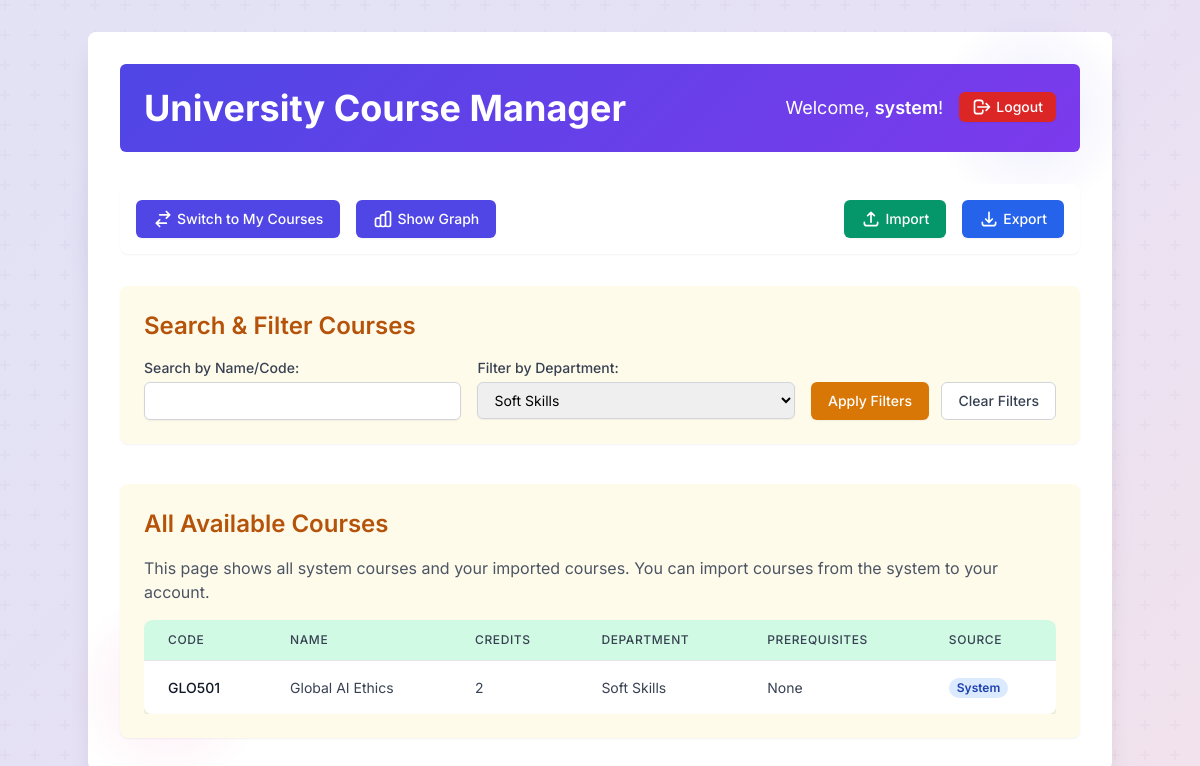
Page /app/all_courses.php?filter_department=Soft Skills (signed in) on the earlier database version.
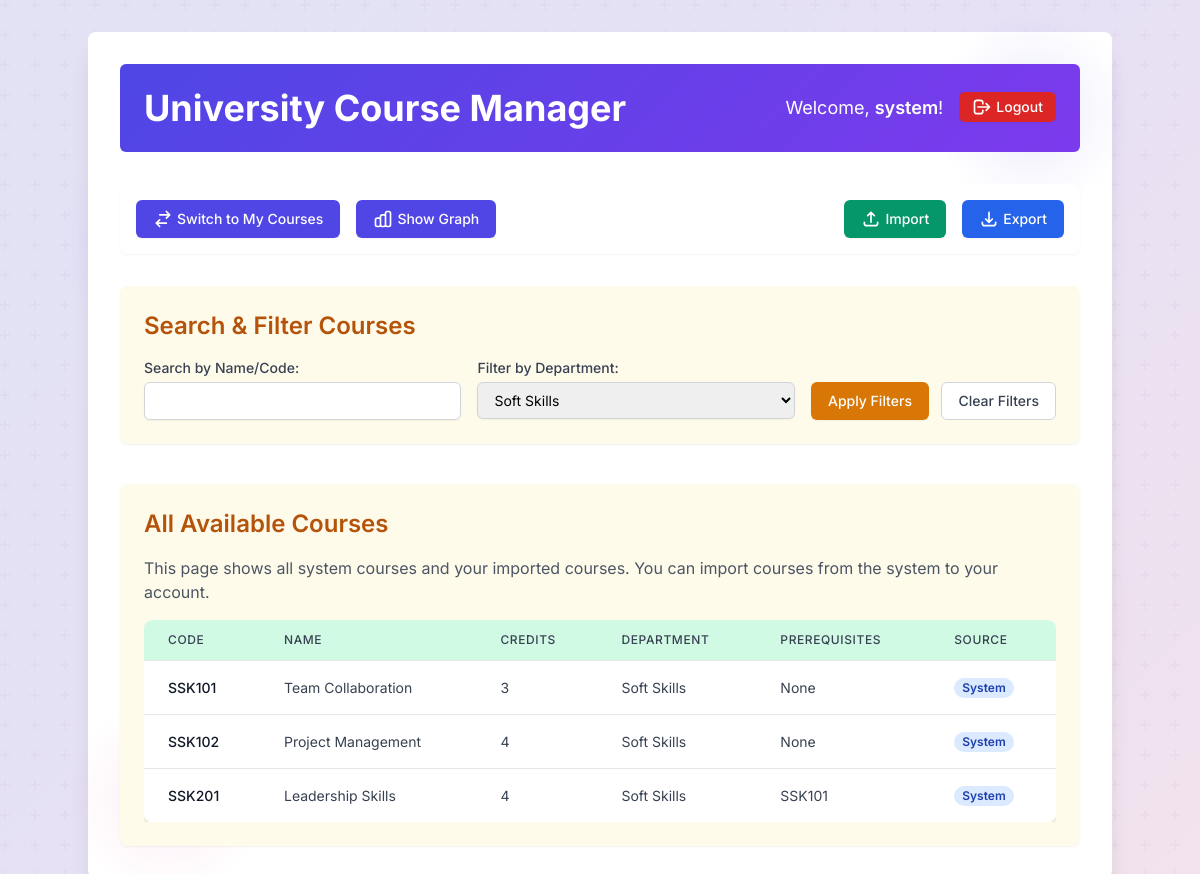
Same page on the later database version.
### tables this page shows
CREATE TABLE IF NOT EXISTS courses (
    user_id INT NOT NULL,
    course_code VARCHAR(20) NOT NULL,
    course_name VARCHAR(255) NOT NULL,
    credits INT NOT NULL,
    department ENUM('Mathematics', 'Software Technologies', 'Informatics', 'Database', 'English', 'Soft Skills', 'Other') NOT NULL DEFAULT 'Other',
    source_type ENUM('system', 'imported', 'added') NOT NULL DEFAULT 'added',
    created_at TIMESTAMP DEFAULT CURRENT_TIMESTAMP,
    PRIMARY KEY (user_id, course_code),
    FOREIGN KEY (user_id) REFERENCES users(id) ON DELETE CASCADE
);

### app/all_courses.php (called while the page is built, shortened)
<?php
require_once __DIR__ . '/config.php';
require_once __DIR__ . '/auth.php';
require_once __DIR__ . '/course_manager.php';
$current_user_id = $_SESSION['user_id'];
$system_user_id = getUserIdByUsername(SYSTEM_USERNAME);
$search_name = trim($_GET['search_name'] ?? '');
$filter_department = trim($_GET['filter_department'] ?? '');
$courses = getAllCoursesForUser($current_user_id, $system_user_id, $search_name, $filter_department);
$courses_to_display = $courses;
$system_user_id = $system_user_id;
include __DIR__ . '/templates/layout.php';
?>

### app/config.php (called while the page is built, shortened)
<?php
function getDbConnection() {
    $conn = new mysqli(DB_SERVER, DB_USERNAME, DB_PASSWORD, DB_NAME);
    return $conn;
}
function getUserIdByUsername($username) {
    $conn = getDbConnection();
    $user_id = null;
    $stmt = $conn->prepare("SELECT id FROM users WHERE username = ?");
    $stmt->bind_param("s", $username);
    $stmt->execute();
    $result = $stmt->get_result();
    if ($row = $result->fetch_assoc()) {
        $user_id = $row['id'];
    }
    return $user_id;
}
?>

### app/course_manager.php (called while the page is built, shortened)
<?php
require_once __DIR__ . '/config.php';
function getAllCoursesForUser($user_id, $system_user_id, $search = '', $department = '') {
    $conn = getDbConnection();
    $query = "
        SELECT c.*,
               GROUP_CONCAT(DISTINCT cd.prerequisite_course_code) as prerequisites
        FROM courses c
        LEFT JOIN course_dependencies cd ON c.user_id = cd.course_user_id AND c.course_code = cd.course_code
        WHERE (c.user_id = ? OR c.user_id = ?)
    ";
    $params = [$user_id, $system_user_id];
    $types = "ii";
    if (!empty($department)) {
        $query .= " AND c.department = ?";
        $params[] = $department;
        $types .= "s";
    }
    $query .= " GROUP BY c.user_id, c.course_code ORDER BY c.created_at DESC";
    $stmt = $conn->prepare($query);
    $stmt->bind_param($types, ...$params);
    $stmt->execute();
    $result = $stmt->get_result();
    $courses = [];
    while ($row = $result->fetch_assoc()) {
        $row['prerequisites'] = $row['prerequisites'] ? explode(',', $row['prerequisites']) : [];
        $courses[] = $row;
    }
    return $courses;
}
?>

### app/templates/all_courses.php (the view, shortened to what the changed rows need)
<div class="mb-10 p-6 bg-yellow-50 rounded-lg shadow-sm">
    <h2 class="text-2xl font-semibold text-yellow-700 mb-4">Search & Filter Courses</h2>
</div>
<div class="p-6 bg-yellow-50 rounded-lg shadow-sm">
    <h2 class="text-2xl font-semibold text-yellow-700 mb-4">All Available Courses</h2>
    <div class="overflow-x-auto">
        <table class="min-w-full divide-y divide-gray-200 shadow-md rounded-lg overflow-hidden">
            <thead class="bg-green-100">
                <tr>
                    <th scope="col" class="px-6 py-3 text-left text-xs font-medium text-gray-700 uppercase tracking-wider rounded-tl-lg">Code</th>
                    <th scope="col" class="px-6 py-3 text-left text-xs font-medium text-gray-700 uppercase tracking-wider">Name</th>
                    <th scope="col" class="px-6 py-3 text-left text-xs font-medium text-gray-700 uppercase tracking-wider">Credits</th>
                    <th scope="col" class="px-6 py-3 text-left text-xs font-medium text-gray-700 uppercase tracking-wider">Department</th>
                    <th scope="col" class="px-6 py-3 text-left text-xs font-medium text-gray-700 uppercase tracking-wider">Prerequisites</th>
                    <th scope="col" class="px-6 py-3 text-left text-xs font-medium text-gray-700 uppercase tracking-wider rounded-tr-lg">Source</th>
                </tr>
            </thead>
            <tbody class="bg-white divide-y divide-gray-200">
                <?php if (!empty($courses_to_display)): ?>
                    <?php foreach ($courses_to_display as $course): ?>
                        <tr class='hover:bg-gray-50'>
                            <td class='px-6 py-4 whitespace-nowrap text-sm font-medium text-gray-900'><?php echo htmlspecialchars($course['course_code']); ?></td>
                            <td class='px-6 py-4 whitespace-nowrap text-sm text-gray-700'><?php echo htmlspecialchars($course['course_name']); ?></td>
                            <td class='px-6 py-4 whitespace-nowrap text-sm text-gray-700'><?php echo htmlspecialchars($course['credits']); ?></td>
                            <td class='px-6 py-4 whitespace-nowrap text-sm text-gray-700'><?php echo htmlspecialchars($course['department']); ?></td>
                            <td class='px-6 py-4 text-sm text-gray-700'>
                                <?php
                                if (!empty($course['prerequisites'])) {
                                    $prereqs = is_array($course['prerequisites']) ? $course['prerequisites'] : explode(',', $course['prerequisites']);
                                    echo htmlspecialchars(implode(', ', $prereqs));
                                } else {
                                    echo 'None';
                                }
                                ?>
                            </td>
                            <td class='px-6 py-4 whitespace-nowrap text-sm text-gray-700'>
                                <?php if ($course['user_id'] === $system_user_id): ?>
                                    <span class="px-2 inline-flex text-xs leading-5 font-semibold rounded-full bg-blue-100 text-blue-800">System</span>
                                <?php else: ?>
                                    <span class="px-2 inline-flex text-xs leading-5 font-semibold rounded-full bg-green-100 text-green-800">
                                        <?php echo ucfirst($course['source_type']); ?>
                                    </span>
                                <?php endif; ?>
                            </td>
                        </tr>
                    <?php endforeach; ?>
                <?php else: ?>
                    <tr><td colspan='6' class='px-6 py-4 text-sm text-gray-500 text-center'>No courses found.</td></tr>
                <?php endif; ?>
            </tbody>
        </table>
    </div>
</div>

Differences in the rows shown:
removed courses: course_code "GLO501", course_name "Global AI Ethics", credits "2", department "Soft Skills", shows "None", shows "System"
added courses: course_code "SSK101", course_name "Team Collaboration", credits "3", department "Soft Skills", shows "None", shows "System"
added courses: course_code "SSK102", course_name "Project Management", credits "4", department "Soft Skills", shows "None", shows "System"
added courses: course_code "SSK201", course_name "Leadership Skills", credits "4", department "Soft Skills", prereqs "SSK101", shows "System"
